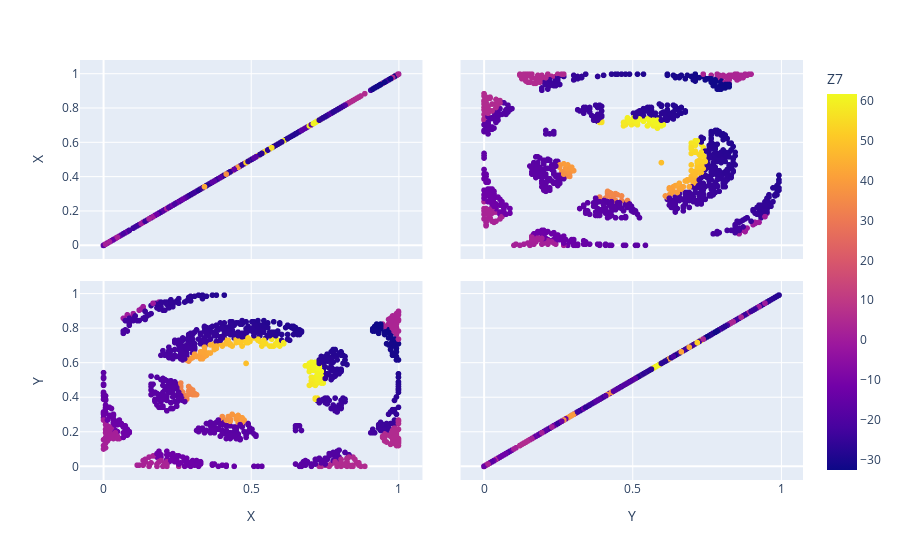

Source (notebook cell):
### Code cell
df_test=pd.DataFrame(pd.concat([pd.DataFrame(X_test,columns=['X','Y']),pd.DataFrame(Y_test_Z,columns=[select_name_Z])],axis=1))
print('Plot of target: ',select_name_Z,'\n')
fig = px.scatter_matrix(df_test,
dimensions=['X','Y'],
color=select_name_Z)
fig.show()

### Figure 1 — Plotly figure (JSON) as saved in the notebook; plotly's stock layout.template omitted (floating-point values rounded to 4 significant figures; data arrays with more than 128 entries replaced by an {"elided": "..."} marker saying what was removed)
{"data": [{"dimensions": [{"axis": {"matches": true}, "label": "X", "values": {"elided": "1071 float values"}}, {"axis": {"matches": true}, "label": "Y", "values": {"elided": "1071 float values"}}], "hovertemplate": "%{xaxis.title.text}=%{x}<br>%{yaxis.title.text}=%{y}<br>Z7=%{marker.color}<extra></extra>", "legendgroup": "", "marker": {"color": {"elided": "1071 float values"}, "coloraxis": "coloraxis", "symbol": "circle"}, "name": "", "showlegend": false, "type": "splom"}], "layout": {"coloraxis": {"colorbar": {"title": {"text": "Z7"}}, "colorscale": [[0, "#0d0887"], [0.1111, "#46039f"], [0.2222, "#7201a8"], [0.3333, "#9c179e"], [0.4444, "#bd3786"], [0.5556, "#d8576b"], [0.6667, "#ed7953"], [0.7778, "#fb9f3a"], [0.8889, "#fdca26"], [1, "#f0f921"]]}, "dragmode": "select", "legend": {"tracegroupgap": 0}, "margin": {"t": 60}}}
